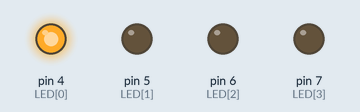
Simulated run of this sketch. Board: Arduino Uno, built with avr-gcc and run on an emulated ATmega328P. Shown: output pins drawn as LEDs (lit = HIGH).

Above: at 0.5 s.
At 3.5 s:
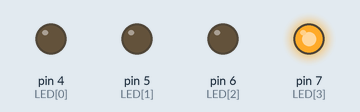
At 4.5 s:
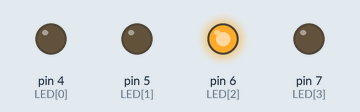
At 8.5 s:
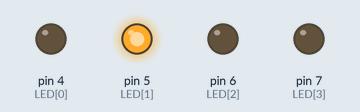
Timing chart, 0 to 9.1 s (numbered marks = the images above):
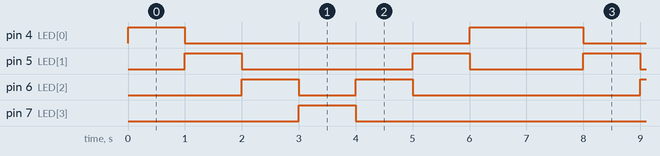

Measured:
- by itself, pin 4 (LED[0]): repeats every 7.0 s: LOW 5.0 s, HIGH 2.0 s
- by itself, pin 5 (LED[1]): repeats every 7.0 s: LOW 3.0 s, HIGH 1.0 s, LOW 2.0 s, HIGH 1.0 s
- by itself, pin 6 (LED[2]): repeats every 7.0 s: LOW 1.0 s, HIGH 1.0 s, LOW 4.0 s, HIGH 1.0 s
- by itself, pin 7 (LED[3]): alternates HIGH for 1.0 s and LOW for 6.0 s

The sketch:

Sheet1-Q2.ino
```cpp
int LED [] = {4,5,6,7}; //Array of LEDS, LED[0] at Pin 4, LED[1] at pin 5, LED[2] at pin 6, LED[3] at pin 7.
int x = 0;

void setup() {
  for (x = 0; x < 4; x++)
  {
    pinMode(LED[x],OUTPUT); //identifying each LED as an OUTPUT Pin
  }
}

void loop() {
  for(x = 0; x < 4; x++)
  {
    digitalWrite(LED[x],HIGH); //bouncing from Left to Right : 4,5,6,7
    delay(1000); //1 second between each bounce
    digitalWrite(LED[x],LOW); //Turns The LED OFF
  }
  for(x = 2; x >= 0; x--)
  {
    digitalWrite(LED[x],HIGH); //bouncing from right to left 6,5,4
    delay(1000); //1 second delay between each bounce
    digitalWrite(LED[x],LOW); //Turns The LED OFF
  }
}
```
